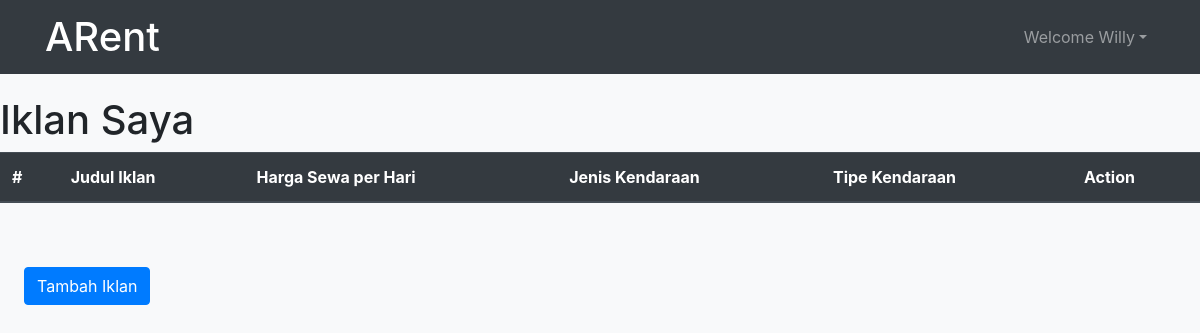
Before: /mitra/iklanSaya (signed in) with the older database file.
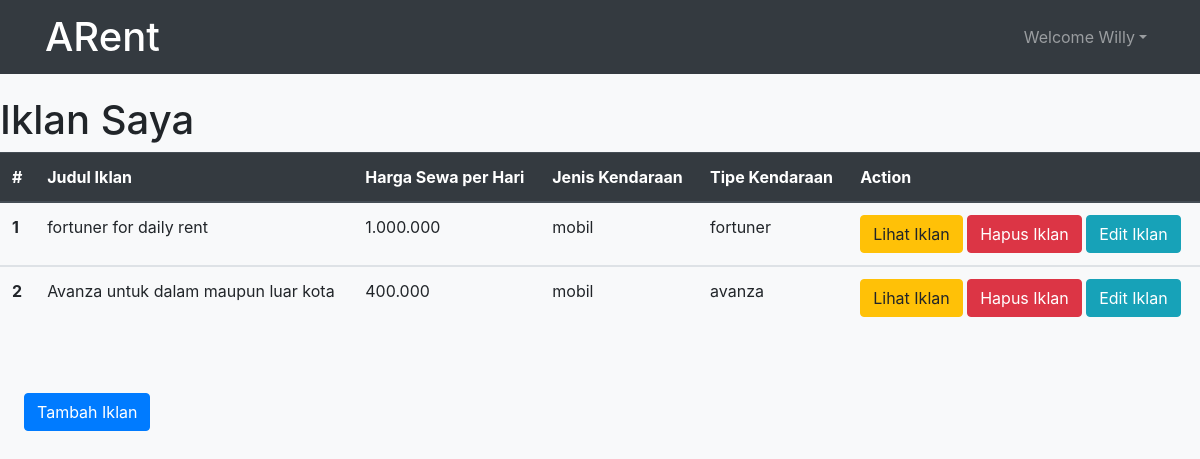
After: the same page with the newer database file.
### mitra/models.py (models this page shows, shortened)
class AkunMitra(models.Model):
    pilihanprovinsi = (
        ('Aceh','Aceh'),
        ('Bali','Bali'),
        ('Banten','Banten'),
        ('Bengkulu','Bengkulu'),
        ('Gorontalo','Gorontalo'),
        ('D.I Yogyakarta','D.I Yogyakarta'),
        ('D.K.I Jakarta','D.K.I Jakarta'),
        ('Jambi','Jambi'),
        ('Jawa Barat','Jawa Barat'),
        ('Jawa Tengah','Jawa Tengah'),
        ('Jawa Timur','Jawa Timur'),
        ('Kalimantan Barat','Kalimantan Barat'),
        ('Kalimantan Selatan','Kalimantan Selatan'),
        ('Kalimantan Tengah','Kalimantan Tengah'),
        ('Kalimantan Timur','Kalimantan Timur'),
        ('Kalimantan Utara','Kalimantan Utara'),
        ('Kep. Bangka Belitung','Kep. Bangka Belitung'),
        ('Kep. Riau','Kep. Riau'),
        ('Lampung','Lampung'),
        ('Maluku','Maluku'),
        ('Maluku Utara','Maluku Utara'),
        ('Nusa Tenggara Barat','Nusa Tenggara Barat'),
        ('Nusa Tenggara Timur','Nusa Tenggara Timur'),
        ('Papua','Papua'),
        ('Papua Barat','Papua Barat'),
        ('Riau','Riau'),
        ('Sulawesi Barat','Sulawesi Barat'),
        ('Sulawesi Selatan','Sulawesi Selatan'),
        ('Sulawesi Tengah','Sulawesi Tengah'),
        ('Sulawesi Tenggara','Sulawesi Tenggara'),
        ('Sulawesi Utara','Sulawesi Utara'),
        ('Sumatera Barat','Sumatera Barat'),
        ('Sumatera Selatan','Sumatera Selatan'),
        ('Sumatera Utara','Sumatera Utara'),
    )
    user = models.OneToOneField(User, on_delete=models.CASCADE)
    nama = models.CharField(max_length=50)
    provinsi = models.CharField(
        max_length=50,
        choices=pilihanprovinsi,
    )
    alamat = models.TextField()
    no_hp = models.CharField(max_length=15)
    photo = models.ImageField(upload_to='mitra/poto_profil/%Y/%m/%d/')

class Iklan(models.Model):
    pilihanJenisKendaraan = (
        ('sepeda_motor', 'Sepeda Motor'),
        ('mobil', 'Mobil')
    )
    mitra = models.ForeignKey(User, on_delete=models.CASCADE)
    gambar = models.ImageField(upload_to='mitra/iklan/%Y/%m/%d/')
    judul = models.CharField(max_length=150)
    published = models.DateField(auto_now_add=True)
    jenis_kendaraan = models.CharField(max_length=20, choices=pilihanJenisKendaraan)
    merk = models.CharField(max_length=30)
    tipe_kendaraan = models.CharField(max_length=30)
    harga_sewa = models.CharField(max_length=50)
    deskripsi_lain = models.TextField()
    slug = models.SlugField(blank=True, editable=False)
    class Meta:
        ordering = ['-id']

### mitra/views.py (the view)
# urls.py: path('iklanSaya', ManageIklan.as_view(), name='iklanSaya'),
class ManageIklan(ListView):
    template_name = 'mitra/iklanSaya.html'
    model = Iklan
    context_object_name = 'iklan_list'
    ordering_by = ['-id']
    paginate_by = 25
    def get_context_data(self,*args, **kwargs):
        self.kwargs.update({
            'page_title':'Iklan Saya'
        })
        kwargs = self.kwargs
        context = super().get_context_data(**kwargs)
        return context
    def get_queryset(self):
        print(self.request.user.id)
        self.queryset = self.model.objects.filter(mitra=self.request.user.id)
        return super().get_queryset()

### mitra/templates/mitra/iklanSaya.html
{% extends 'base.html' %}
{% block contents %}
    <h1>{{page_title}}</h1>
    <table class="table">
            <thead class="thead-dark">
              <tr>
                <th scope="col">#</th>
                <th scope="col">Judul Iklan</th>
                <th scope="col">Harga Sewa per Hari</th>
                <th scope="col">Jenis Kendaraan</th>
                <th scope="col">Tipe Kendaraan</th>
                <th scope="col">Action</th>
              </tr>
            </thead>
        {% for iklan in iklan_list %}
            <tbody>
              <tr>
                <th scope="row">{{forloop.counter}}</th>
                <td>{{iklan.judul}}</td>
                <td>{{iklan.harga_sewa}}</td>
                <td>{{iklan.jenis_kendaraan}}</td>
                <td>{{iklan.tipe_kendaraan}}</td>
                <td>
                    <a href="{% url 'mitra:detailIklan' iklan.slug %}" class="btn btn-warning">Lihat Iklan</a>
                    <a href="{% url 'mitra:deleteIklan' iklan.pk %}" class="btn btn-danger">Hapus Iklan</a>
                    <a href="{% url 'mitra:updateIklan' iklan.pk %}" class="btn btn-info">Edit Iklan</a>
                </td>
              </tr>
            </tbody>
        {% endfor %}
          </table>
    <br><br>
    <a href="{% url 'mitra:tambahIklan' %}" class="btn btn-primary ml-4">Tambah Iklan</a>
{% endblock contents %}

### templates/base.html (shortened to what this page needs)
<!doctype html>
<html lang="en">
  <head>
    <link rel="stylesheet" href="https://stackpath.bootstrapcdn.com/bootstrap/4.3.1/css/bootstrap.min.css">
  </head>
  <body class="bg-light">
    <div class="p-5"></div>
    {% include 'snippets/navbar.html' %}
    {% block contents %}
    {% endblock contents %}
  </body>
</html>

### templates/snippets/navbar.html (shortened to what this page needs)
<nav class="navbar navbar-expand-lg navbar-dark bg-dark fixed-top">
  <div class="container">
  <a class="navbar-brand" href="{% url 'redirectKeHome' %}"><b class="h1">ARent</b></a>
    <div class="collapse navbar-collapse" id="navbarNav">
      <ul class="navbar-nav ml-auto">
        {% if user.is_active %}
        <li class="nav-item dropdown">
          <a class="mr-auto nav-link dropdown-toggle" href="#" id="navbarDropdown" role="button" data-toggle="dropdown" aria-haspopup="true" aria-expanded="false">Welcome {{user.akunmitra.nama}}</a>
        </li>
        {% endif %}
      </ul>
    </div>
  </div>
</nav>

Changed rows visible on the page:
added Iklan: judul "fortuner for daily rent", harga_sewa "1.000.000", jenis_kendaraan "mobil", tipe_kendaraan "fortuner"
added Iklan: judul "Avanza untuk dalam maupun luar kota", harga_sewa "400.000", jenis_kendaraan "mobil", tipe_kendaraan "avanza"
